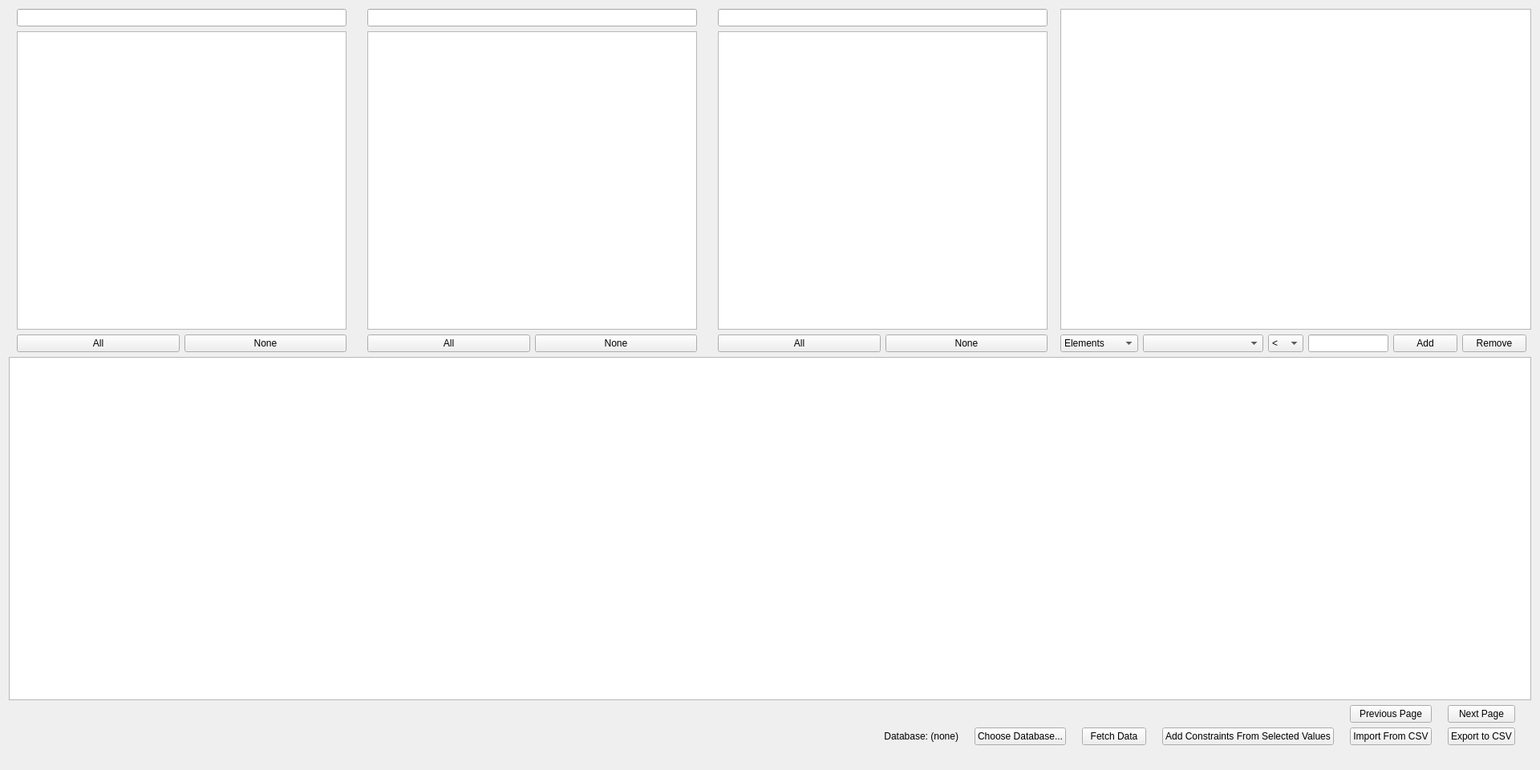
<?xml version="1.0" encoding="UTF-8"?>
<ui version="4.0">
 <class>MainWidget</class>
 <widget class="QWidget" name="MainWidget">
  <property name="geometry">
   <rect>
    <x>0</x>
    <y>0</y>
    <width>1920</width>
    <height>960</height>
   </rect>
  </property>
  <property name="windowTitle">
   <string>Interface</string>
  </property>
  <layout class="QVBoxLayout" name="layout">
   <item>
    <layout class="QHBoxLayout" name="top_layout" stretch="0,0,0,0">
     <item>
      <layout class="QGridLayout" name="gridLayout_2">
       <property name="leftMargin">
        <number>10</number>
       </property>
       <property name="topMargin">
        <number>0</number>
       </property>
       <property name="rightMargin">
        <number>10</number>
       </property>
       <item row="1" column="0" colspan="2">
        <widget class="QListWidget" name="elementsListWidget">
         <property name="sizePolicy">
          <sizepolicy hsizetype="Expanding" vsizetype="Expanding">
           <horstretch>1</horstretch>
           <verstretch>0</verstretch>
          </sizepolicy>
         </property>
         <property name="selectionMode">
          <enum>QAbstractItemView::MultiSelection</enum>
         </property>
        </widget>
       </item>
       <item row="2" column="0">
        <widget class="QPushButton" name="btnAllElements">
         <property name="text">
          <string>All</string>
         </property>
        </widget>
       </item>
       <item row="2" column="1">
        <widget class="QPushButton" name="btnNoneElements">
         <property name="text">
          <string>None</string>
         </property>
        </widget>
       </item>
       <item row="0" column="0" colspan="2">
        <widget class="QLineEdit" name="lineElementSearch"/>
       </item>
      </layout>
     </item>
     <item>
      <layout class="QGridLayout" name="gridLayout">
       <property name="leftMargin">
        <number>10</number>
       </property>
       <property name="rightMargin">
        <number>10</number>
       </property>
       <item row="2" column="0">
        <widget class="QPushButton" name="btnAllCompounds">
         <property name="text">
          <string>All</string>
         </property>
        </widget>
       </item>
       <item row="2" column="1">
        <widget class="QPushButton" name="btnNoneCompounds">
         <property name="text">
          <string>None</string>
         </property>
        </widget>
       </item>
       <item row="1" column="0" colspan="2">
        <widget class="QListWidget" name="compoundsListWidget">
         <property name="sizePolicy">
          <sizepolicy hsizetype="Expanding" vsizetype="Expanding">
           <horstretch>1</horstretch>
           <verstretch>0</verstretch>
          </sizepolicy>
         </property>
         <property name="selectionMode">
          <enum>QAbstractItemView::MultiSelection</enum>
         </property>
        </widget>
       </item>
       <item row="0" column="0" colspan="2">
        <widget class="QLineEdit" name="lineCompoundSearch"/>
       </item>
      </layout>
     </item>
     <item>
      <layout class="QGridLayout" name="gridLayout_3">
       <property name="leftMargin">
        <number>10</number>
       </property>
       <property name="rightMargin">
        <number>10</number>
       </property>
       <item row="2" column="0">
        <widget class="QPushButton" name="btnAllProperties">
         <property name="text">
          <string>All</string>
         </property>
        </widget>
       </item>
       <item row="1" column="0" colspan="2">
        <widget class="QListWidget" name="propertiesListWidget">
         <property name="sizePolicy">
          <sizepolicy hsizetype="Expanding" vsizetype="Expanding">
           <horstretch>1</horstretch>
           <verstretch>0</verstretch>
          </sizepolicy>
         </property>
         <property name="selectionMode">
          <enum>QAbstractItemView::MultiSelection</enum>
         </property>
        </widget>
       </item>
       <item row="2" column="1">
        <widget class="QPushButton" name="btnNoneProperties">
         <property name="text">
          <string>None</string>
         </property>
        </widget>
       </item>
       <item row="0" column="0" colspan="2">
        <widget class="QLineEdit" name="linePropertySearch"/>
       </item>
      </layout>
     </item>
     <item>
      <layout class="QGridLayout" name="constraint_builder_layout">
       <item row="2" column="1">
        <widget class="QComboBox" name="tableDropdown">
         <item>
          <property name="text">
           <string>Elements</string>
          </property>
         </item>
         <item>
          <property name="text">
           <string>Compounds</string>
          </property>
         </item>
         <item>
          <property name="text">
           <string>Property</string>
          </property>
         </item>
         <item>
          <property name="text">
           <string>Metadata</string>
          </property>
         </item>
        </widget>
       </item>
       <item row="2" column="2">
        <widget class="QComboBox" name="columnDropdown">
         <property name="sizePolicy">
          <sizepolicy hsizetype="Fixed" vsizetype="Fixed">
           <horstretch>0</horstretch>
           <verstretch>0</verstretch>
          </sizepolicy>
         </property>
         <property name="minimumSize">
          <size>
           <width>150</width>
           <height>0</height>
          </size>
         </property>
         <property name="maximumSize">
          <size>
           <width>150</width>
           <height>16777215</height>
          </size>
         </property>
         <item>
          <property name="text">
           <string/>
          </property>
         </item>
        </widget>
       </item>
       <item row="2" column="3">
        <widget class="QComboBox" name="comparisonDropdown">
         <item>
          <property name="text">
           <string>&lt;</string>
          </property>
         </item>
         <item>
          <property name="text">
           <string>&gt;</string>
          </property>
         </item>
         <item>
          <property name="text">
           <string>=</string>
          </property>
         </item>
         <item>
          <property name="text">
           <string>&lt;=</string>
          </property>
         </item>
         <item>
          <property name="text">
           <string>&gt;=</string>
          </property>
         </item>
        </widget>
       </item>
       <item row="2" column="4">
        <widget class="QLineEdit" name="valueField">
         <property name="sizePolicy">
          <sizepolicy hsizetype="Fixed" vsizetype="Fixed">
           <horstretch>0</horstretch>
           <verstretch>0</verstretch>
          </sizepolicy>
         </property>
         <property name="minimumSize">
          <size>
           <width>100</width>
           <height>0</height>
          </size>
         </property>
         <property name="maximumSize">
          <size>
           <width>100</width>
           <height>16777215</height>
          </size>
         </property>
        </widget>
       </item>
       <item row="2" column="5">
        <widget class="QPushButton" name="addButton">
         <property name="text">
          <string>Add</string>
         </property>
        </widget>
       </item>
       <item row="2" column="6">
        <widget class="QPushButton" name="removeButton">
         <property name="text">
          <string>Remove</string>
         </property>
        </widget>
       </item>
       <item row="1" column="1" colspan="7">
        <widget class="QTableView" name="constraintsListWidget">
         <property name="sizePolicy">
          <sizepolicy hsizetype="Preferred" vsizetype="Expanding">
           <horstretch>0</horstretch>
           <verstretch>0</verstretch>
          </sizepolicy>
         </property>
        </widget>
       </item>
      </layout>
     </item>
    </layout>
   </item>
   <item>
    <widget class="TableView" name="tableView"/>
   </item>
   <item>
    <layout class="QGridLayout" name="bottom_layout" rowstretch="0,0,0">
     <property name="leftMargin">
      <number>20</number>
     </property>
     <property name="rightMargin">
      <number>20</number>
     </property>
     <property name="horizontalSpacing">
      <number>20</number>
     </property>
     <item row="2" column="7">
      <widget class="QPushButton" name="export_button">
       <property name="text">
        <string>Export to CSV</string>
       </property>
      </widget>
     </item>
     <item row="1" column="5">
      <widget class="QLabel" name="pageLabel"/>
     </item>
     <item row="1" column="0">
      <spacer name="horizontalSpacer">
       <property name="orientation">
        <enum>Qt::Horizontal</enum>
       </property>
       <property name="sizeHint" stdset="0">
        <size>
         <width>40</width>
         <height>20</height>
        </size>
       </property>
      </spacer>
     </item>
     <item row="2" column="6">
      <widget class="QPushButton" name="btnImport">
       <property name="text">
        <string>Import From CSV</string>
       </property>
      </widget>
     </item>
     <item row="2" column="5">
      <widget class="QPushButton" name="add_constraints_from_row_button">
       <property name="text">
        <string>Add Constraints From Selected Values</string>
       </property>
      </widget>
     </item>
     <item row="1" column="6">
      <widget class="QPushButton" name="prevPageButton">
       <property name="text">
        <string>Previous Page</string>
       </property>
      </widget>
     </item>
     <item row="1" column="7">
      <widget class="QPushButton" name="nextPageButton">
       <property name="text">
        <string>Next Page</string>
       </property>
      </widget>
     </item>
     <item row="2" column="4">
      <widget class="QPushButton" name="load_button">
       <property name="text">
        <string>Fetch Data</string>
       </property>
      </widget>
     </item>
     <item row="1" column="4">
      <widget class="QLabel" name="totalResultsLabel"/>
     </item>
     <item row="2" column="0">
      <widget class="QLabel" name="dbLabel">
       <property name="text">
        <string>Database: (none)</string>
       </property>
       <property name="alignment">
        <set>Qt::AlignRight|Qt::AlignVCenter</set>
       </property>
      </widget>
     </item>
     <item row="2" column="1">
      <widget class="QPushButton" name="chooseDbButton">
       <property name="text">
        <string>Choose Database...</string>
       </property>
      </widget>
     </item>
    </layout>
   </item>
   <item>
    <widget class="QLabel" name="compositionLabel">
     <property name="toolTip">
      <string>What the composition values in this database mean</string>
     </property>
     <property name="wordWrap">
      <bool>true</bool>
     </property>
    </widget>
   </item>
  </layout>
 </widget>
 <customwidgets>
  <customwidget>
   <class>TableView</class>
   <extends>QTableView</extends>
   <header>table_view</header>
  </customwidget>
 </customwidgets>
 <resources/>
 <connections/>
</ui>
